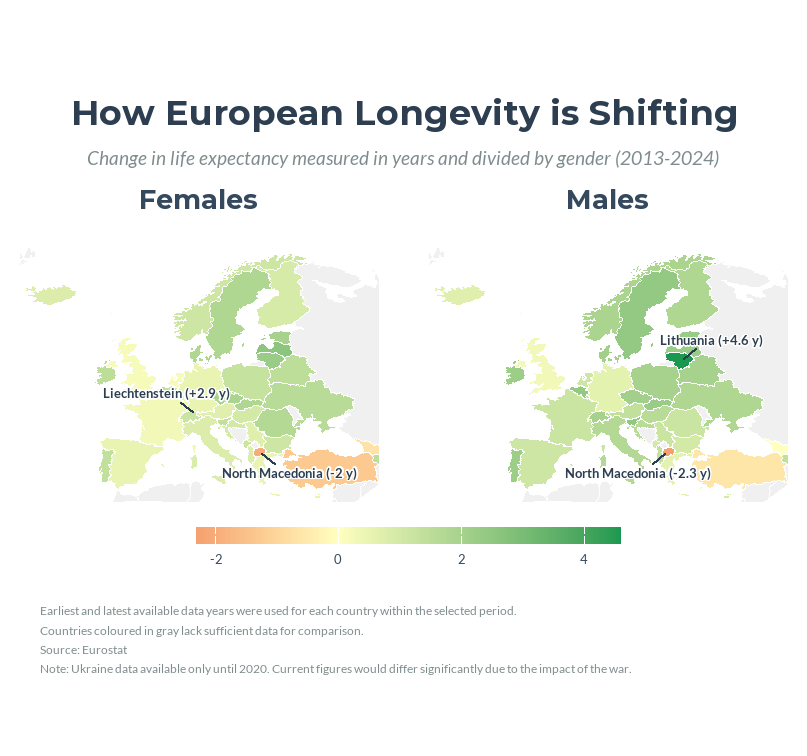

Recreate this plot in R.
# Tomasz Stolarczyk, 333090

# ------------------------- 0. PAKIETY, DANE CZCIONKI --------------------

library(tidyverse) # wczytuje nam na raz dplyr, tidyr, ggplot i inne
library(maps) # do mapki
library(readxl) # bo mamy dane .xlsx
library(ggrepel)
library(showtext)

font_add_google("Montserrat", "font_title") 
font_add_google("Lato", "font_body")        
showtext_auto()

# Pobierzemy dane ze strony Eurostat - Life expectancy at birth by sex
# link : https://ec.europa.eu/eurostat/databrowser/view/tps00205/default/table

raw_kobiety <- read_excel("LifeExpectancyEUFemales.xlsx")
raw_mezczyzni <- read_excel("LifeExpectancyEUMales.xlsx")

# ------------------------- 1. WYCZYSCMY DANE ----------------------------------

czyscimy_dane <- function(dane, plec_nazwa) {
  dane %>%
    rename(country = 1) %>%
    pivot_longer(cols = -country,names_to = "year", values_to = "srednia_dlugosc_zycia") %>%
    mutate(srednia_dlugosc_zycia = as.numeric(as.character(srednia_dlugosc_zycia))) %>% # dla pewnosci ze to liczba
    mutate(gender = plec_nazwa) %>%
    filter(!is.na(srednia_dlugosc_zycia))
}

kobiety <- czyscimy_dane(raw_kobiety, "Females")
mezczyzni <- czyscimy_dane(raw_mezczyzni, "Males")

# laczymy to w jedna tabele
srednia_dlugosc_zycia_europa_temp <- bind_rows(kobiety, mezczyzni) 


# ------------------------- 2. NAPRAWMY NAZWY KRAJÓW ----------------------------------

poprawne_nazwy_mapy <- unique(map_data("world")$region)
nasze_nazwy <- unique(srednia_dlugosc_zycia_europa_temp$country)
niepasujace <- setdiff(nasze_nazwy, poprawne_nazwy_mapy)
# print(niepasujace)
# w konsoli: "Czechia", "United Kingdom", "Türkiye" 
# naprawmy to
srednia_dlugosc_zycia_europa <- srednia_dlugosc_zycia_europa_temp %>%
  mutate(country = case_when(
    grepl("Czechia", country) ~ "Czech Republic",
    grepl("Türkiye", country) ~ "Turkey",
    grepl("United Kingdom", country) ~ "UK",
    TRUE ~ country
  ))

# ------------------------- 3. OBLICZMY WSKAŹNIK ZMIANY ----------------------------------

dane_do_mapy <- srednia_dlugosc_zycia_europa %>%
  group_by(country, gender) %>%
  summarise(
    rok_start = min(year),
    rok_koniec = max(year),
    wartosc_start = srednia_dlugosc_zycia[year == min(year)],
    wartosc_koniec = srednia_dlugosc_zycia[year == max(year)],
    zmiana = round(wartosc_koniec - wartosc_start, 2),
    # jesli mamy dane z tylko jednego roku to potraktujemy to jako 
    #  brak danych (jest tak w przypadku Kosowa) inaczej wyszloby ze zmiana to 0
    zmiana = if_else(rok_start == rok_koniec, NA_real_, round(wartosc_koniec - wartosc_start, 2)),
    .groups = "drop"
  )

# ------------------- 4. PRZYGOTUJMY MAPE EUROPY (SAMA GEOMETRIA POKI CO) ------------------

mapa_swiata <- map_data("world")
mapa_europa <- mapa_swiata %>%
  filter(long > -25 & long < 45 & lat > 34 & lat < 72) %>%
  rename(country = region)

mapa_z_danymi <- dane_do_mapy %>%
  # right join nam zapewnia ze narysujemy tez kraje bez danych
  right_join(mapa_europa, by = "country") %>% 
  filter(!is.na(lat)) 

# --------------- 5. PRZYGOTUJMY ETYKIETKI DO GGREPEL (MIN / MAX) ---------

# pod lokalizacje etykietek (ggrepl)
srodki_krajow <- mapa_europa %>%
  group_by(country) %>%
  summarise(long = mean(long), lat = mean(lat))

etykiety_min_max <- dane_do_mapy %>%
  filter(!is.na(zmiana)) %>% 
  group_by(gender) %>%
  filter(zmiana == min(zmiana) | zmiana == max(zmiana)) %>%
  left_join(srodki_krajow, by = "country")

# ------------------------- 6. RYSUJEMY WYKRES ---------------

opis_stopka <- paste0(
  "Earliest and latest available data years were used for each country within the selected period. \n",
  "Countries coloured in gray lack sufficient data for comparison. \n",
  "Source: Eurostat \n",
  "Note: Ukraine data available only until 2020. Current figures would differ significantly due to the impact of the war."
)

ggplot() +
  # baza
  geom_polygon(data = mapa_europa, aes(x = long, y = lat, group = group), 
               fill = "#f0f0f0", color = "white", linewidth = 0.15) +
  
  # dane
  geom_polygon(data = mapa_z_danymi %>% filter(!is.na(zmiana)), 
               aes(x = long, y = lat, group = group, fill = zmiana), 
               color = "white", linewidth = 0.15) +
  
  # panele - 2 mapki osobna dla kazdej plci
  facet_wrap(~gender) +
  
  # kolory
  scale_fill_gradient2(
    low = "#d73027",    
    mid = "#ffffbf",    
    high = "#1a9850",   
    midpoint = 0,
    name = ""            
  ) +
  
  # etykietki do ggrepel
  geom_text_repel(
    data = etykiety_min_max,
    aes(x = long, y = lat, label = paste0(country, " (", ifelse(zmiana > 0, "+", ""), zmiana, " y)")),
    family = "font_body",
    size = 3.5,          
    fontface = "bold",   
    color = "#2c3e50",
    bg.color = "white",  
    bg.r = 0.15,         
    box.padding = 0.5,      
    point.padding = 0.1,    
    min.segment.length = 0, 
    max.overlaps = Inf,     
    force = 2               
  ) +
  
  # opisy
  labs(
    title = "How European Longevity is Shifting",
    subtitle = "Change in life expectancy measured in years and divided by gender (2013-2024)",
    caption = opis_stopka
  ) +
  
  # style
  theme_void() + 
  theme(
    plot.background = element_rect(fill = "#ffffff", color = NA),
    
    # tytul
    plot.title = element_text(family = "font_title", face = "bold", size = 26, 
                              color = "#2c3e50", hjust = 0.5, margin = margin(t=20, b = 10)),
    
    # podtytul
    plot.subtitle = element_text(family = "font_body", size = 14, face = "italic",
                                 color = "#7f8c8d", hjust = 0.5, margin = margin(b = 10)),
    
    # stopka
    plot.caption = element_text(family = "font_body", size = 9, color = "#7f8c8d", 
                                hjust = 0, margin = margin(t = 20, b = 10, r = 20, l = 20)), 
    
    # legenda
    legend.position = "bottom",
    legend.key.width = unit(1.5, "cm"),   
    legend.key.height = unit(0.3, "cm"),  
    legend.text = element_text(family = "font_body", size = 10, color = "#34495e"),
    
    strip.text = element_text(family = "font_title", size = 20, face = "bold", 
                              color = "#34495e", margin = margin(b = 15)),
    strip.background = element_blank()
  ) +
  
  # zoom
  coord_fixed(xlim = c(-25, 45), ylim = c(34, 71), ratio = 1.3)
